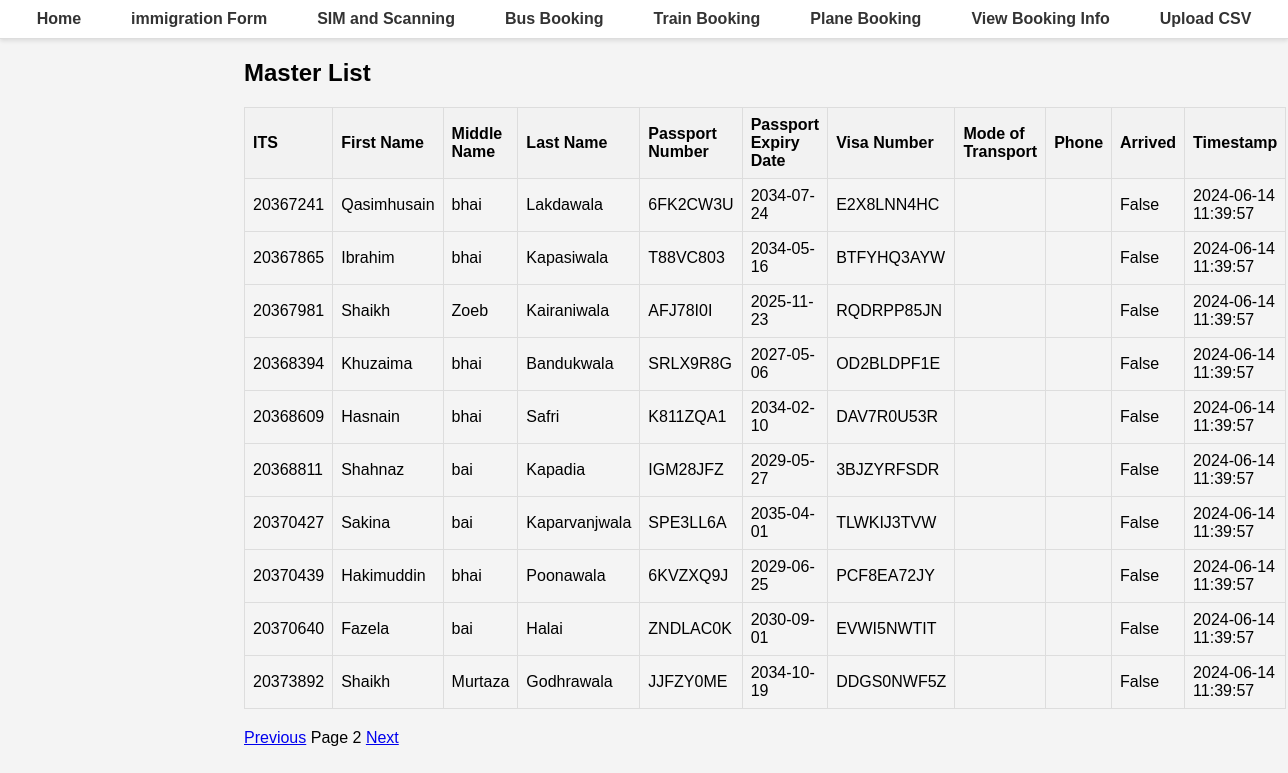
Page /masters/?page=2 on the earlier database version.
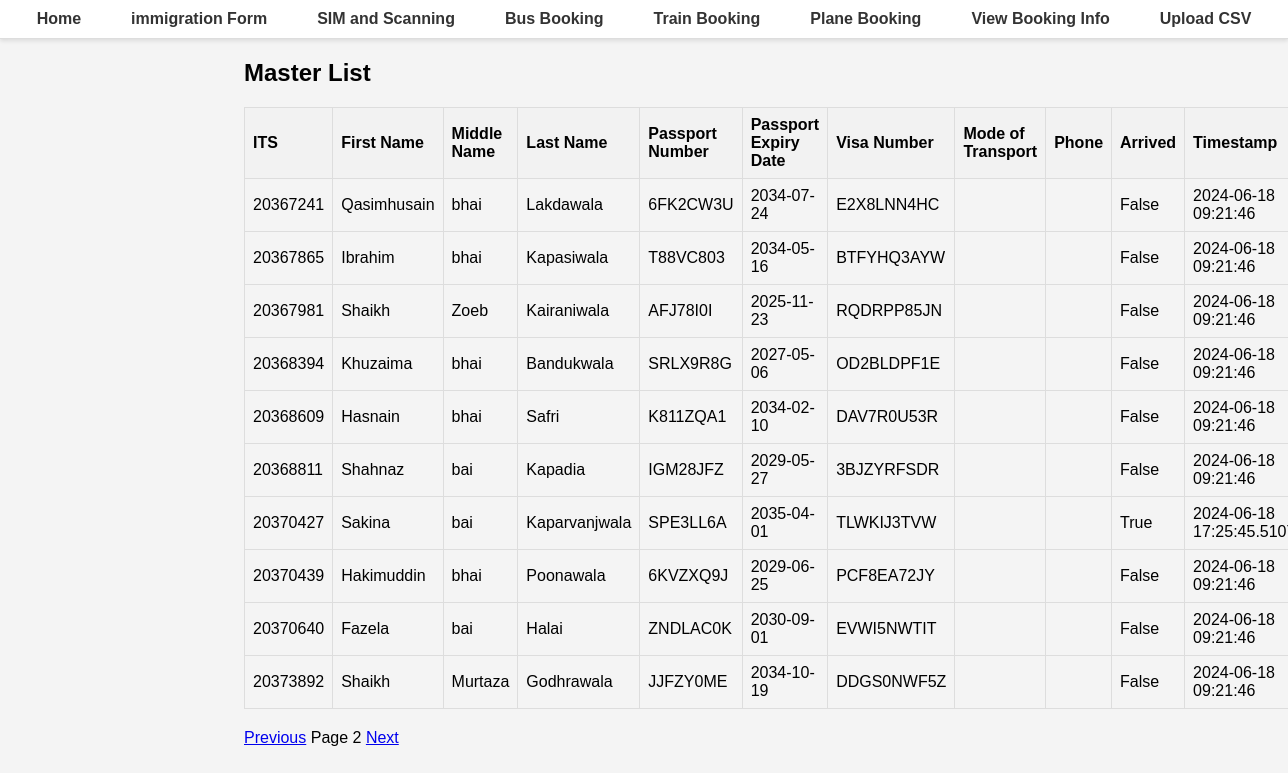
Same page on the later database version.
### database.py (models this page shows)
class Master(Base):
    __tablename__ = "master"
    ITS = Column(Integer, primary_key=True, index=True)
    first_name = Column(String, index=True)
    middle_name = Column(String, index=True)
    last_name = Column(String, index=True)
    DOB = Column(Date)
    passport_No = Column(String, unique=True, index=True)
    passport_Expiry = Column(Date, index=True)
    Visa_No = Column(String, index=True)
    Mode_of_Transport = Column(String, index=True)
    phone = Column(String, index=True)
    arrived = Column(Boolean, default=False)
    timestamp = Column(DateTime, default=func.now())

### main.py (the view)
@app.get("/masters/", response_class=HTMLResponse)
async def list_masters(request: Request, page: int = Query(1), db: Session = Depends(get_db)):
    page_size = 10
    offset = (page - 1) * page_size
    masters = db.query(Master).offset(offset).limit(page_size).all()
    total_masters = db.query(func.count(Master.ITS)).scalar()
    return templates.TemplateResponse(
        "masters.html",
        {
            "request": request,
            "masters": masters,
            "page": page,
            "page_size": page_size,
            "total_masters": total_masters
        },
    )

### templates/masters.html
{% extends "base.html" %}
{% block content %}
<h2>Master List</h2>
<table>
    <tr>
        <th>ITS</th>
        <th>First Name</th>
        <th>Middle Name</th>
        <th>Last Name</th>
        <th>Passport Number</th>
        <th>Passport Expiry Date</th>
        <th>Visa Number</th>
        <th>Mode of Transport</th>
        <th>Phone</th>
        <th>Arrived</th>
        <th>Timestamp</th>
    </tr>
    {% for master in masters %}
    <tr>
        <td>{{ master.ITS }}</td>
        <td>{{ master.first_name }}</td>
        <td>{{ master.middle_name }}</td>
        <td>{{ master.last_name }}</td>
        <td>{{ master.passport_No }}</td>
        <td>{{ master.passport_Expiry }}</td>
        <td>{{ master.Visa_No }}</td>
        <td>{{ master.Mode_of_Transport }}</td>
        <td>{{ master.phone }}</td>
        <td>{{ master.arrived }}</td>
        <td>{{ master.timestamp }}</td>
    </tr>
    {% endfor %}
</table>
<div>
    <a href="/masters/?page={{ page - 1 }}" {% if page == 1 %}style="visibility:hidden;"{% endif %}>Previous</a>
    <span>Page {{ page }}</span>
    <a href="/masters/?page={{ page + 1 }}" {% if (page * page_size) >= total_masters %}style="visibility:hidden;"{% endif %}>Next</a>
</div>
{% endblock %}

Differences in the rows shown:
changed Master "Qasimhusain": timestamp "2024-06-14 11:39:57" → "2024-06-18 09:21:46"
changed Master "Ibrahim": timestamp "2024-06-14 11:39:57" → "2024-06-18 09:21:46"
changed Master "Zoeb": timestamp "2024-06-14 11:39:57" → "2024-06-18 09:21:46"
changed Master "Khuzaima": timestamp "2024-06-14 11:39:57" → "2024-06-18 09:21:46"
changed Master "Hasnain": timestamp "2024-06-14 11:39:57" → "2024-06-18 09:21:46"
changed Master "Shahnaz": timestamp "2024-06-14 11:39:57" → "2024-06-18 09:21:46"
changed Master "Sakina": arrived "False" → "True"; timestamp "2024-06-14 11:39:57" → "2024-06-18…"
changed Master "Hakimuddin": timestamp "2024-06-14 11:39:57" → "2024-06-18 09:21:46"
changed Master "Fazela": timestamp "2024-06-14 11:39:57" → "2024-06-18 09:21:46"
changed Master "Murtaza": timestamp "2024-06-14 11:39:57" → "2024-06-18 09:21:46"
